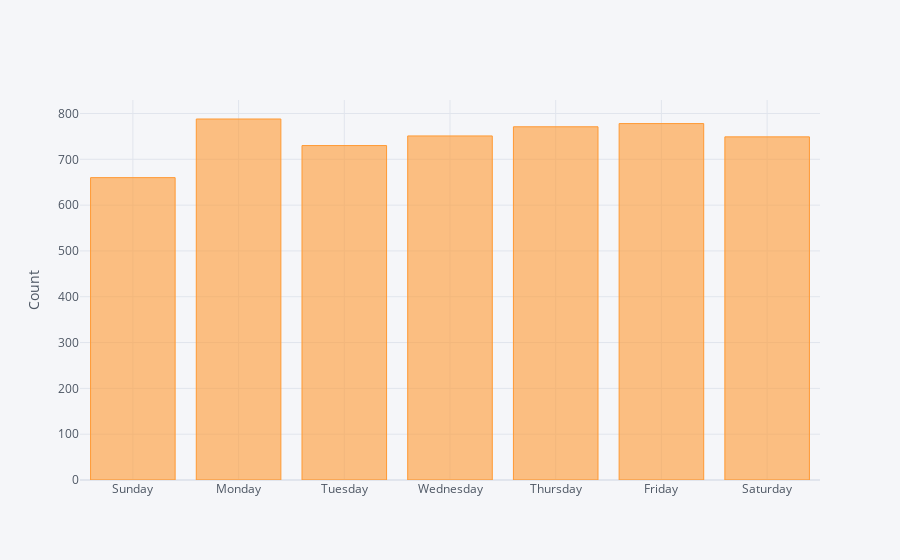

Source (notebook cell):
### Code cell
dow = ["Sunday", "Monday", "Tuesday", "Wednesday", "Thursday", "Friday", "Saturday"]
calls.groupby('Day')['CASENO'].count()[dow].iplot(kind='bar', yTitle="Count")

### Figure 1 — Plotly figure (JSON) as saved in the notebook; plotly's stock layout.template omitted (floating-point values rounded to 4 significant figures)
{"data": [{"marker": {"color": "rgba(255, 153, 51, 0.6)", "line": {"color": "rgba(255, 153, 51, 1.0)", "width": 1}}, "name": "CASENO", "orientation": "v", "text": "", "type": "bar", "x": ["Sunday", "Monday", "Tuesday", "Wednesday", "Thursday", "Friday", "Saturday"], "y": [660, 788, 730, 751, 771, 778, 749]}], "layout": {"legend": {"bgcolor": "#F5F6F9", "font": {"color": "#4D5663"}}, "paper_bgcolor": "#F5F6F9", "plot_bgcolor": "#F5F6F9", "title": {"font": {"color": "#4D5663"}}, "xaxis": {"gridcolor": "#E1E5ED", "showgrid": true, "tickfont": {"color": "#4D5663"}, "title": {"font": {"color": "#4D5663"}, "text": ""}, "zerolinecolor": "#E1E5ED"}, "yaxis": {"gridcolor": "#E1E5ED", "showgrid": true, "tickfont": {"color": "#4D5663"}, "title": {"font": {"color": "#4D5663"}, "text": "Count"}, "zerolinecolor": "#E1E5ED"}}}
